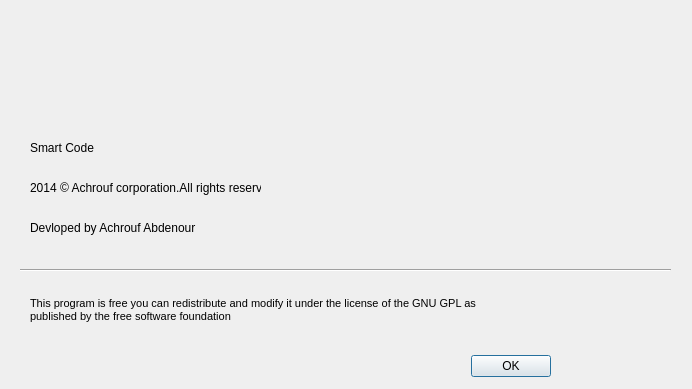
<?xml version="1.0" encoding="UTF-8"?>
<ui version="4.0">
 <class>About</class>
 <widget class="QDialog" name="About">
  <property name="geometry">
   <rect>
    <x>0</x>
    <y>0</y>
    <width>692</width>
    <height>389</height>
   </rect>
  </property>
  <property name="sizePolicy">
   <sizepolicy hsizetype="Maximum" vsizetype="Maximum">
    <horstretch>0</horstretch>
    <verstretch>0</verstretch>
   </sizepolicy>
  </property>
  <property name="maximumSize">
   <size>
    <width>692</width>
    <height>389</height>
   </size>
  </property>
  <property name="acceptDrops">
   <bool>false</bool>
  </property>
  <property name="windowTitle">
   <string>Dialog</string>
  </property>
  <property name="locale">
   <locale language="English" country="UnitedStates"/>
  </property>
  <property name="sizeGripEnabled">
   <bool>false</bool>
  </property>
  <property name="modal">
   <bool>false</bool>
  </property>
  <widget class="QDialogButtonBox" name="buttonBox">
   <property name="geometry">
    <rect>
     <x>470</x>
     <y>350</y>
     <width>81</width>
     <height>32</height>
    </rect>
   </property>
   <property name="orientation">
    <enum>Qt::Horizontal</enum>
   </property>
   <property name="standardButtons">
    <set>QDialogButtonBox::Ok</set>
   </property>
  </widget>
  <widget class="QLabel" name="label">
   <property name="geometry">
    <rect>
     <x>0</x>
     <y>-10</y>
     <width>691</width>
     <height>141</height>
    </rect>
   </property>
   <property name="text">
    <string/>
   </property>
   <property name="pixmap">
    <pixmap resource="../core/resource.qrc">:/images/intro.png</pixmap>
   </property>
  </widget>
  <widget class="QLabel" name="label_2">
   <property name="geometry">
    <rect>
     <x>30</x>
     <y>140</y>
     <width>181</width>
     <height>16</height>
    </rect>
   </property>
   <property name="text">
    <string>Smart Code </string>
   </property>
  </widget>
  <widget class="QLabel" name="label_3">
   <property name="geometry">
    <rect>
     <x>30</x>
     <y>180</y>
     <width>231</width>
     <height>16</height>
    </rect>
   </property>
   <property name="text">
    <string>2014 © Achrouf corporation.All rights reserved</string>
   </property>
  </widget>
  <widget class="QLabel" name="label_4">
   <property name="geometry">
    <rect>
     <x>30</x>
     <y>220</y>
     <width>221</width>
     <height>16</height>
    </rect>
   </property>
   <property name="text">
    <string>Devloped by Achrouf Abdenour</string>
   </property>
  </widget>
  <widget class="QLabel" name="label_5">
   <property name="geometry">
    <rect>
     <x>30</x>
     <y>280</y>
     <width>481</width>
     <height>61</height>
    </rect>
   </property>
   <property name="text">
    <string>&lt;!DOCTYPE HTML PUBLIC &quot;-//W3C//DTD HTML 4.0//EN&quot; &quot;http://www.w3.org/TR/REC-html40/strict.dtd&quot;&gt;
&lt;html&gt;&lt;head&gt;&lt;meta name=&quot;qrichtext&quot; content=&quot;1&quot; /&gt;&lt;style type=&quot;text/css&quot;&gt;
p, li { white-space: pre-wrap; }
&lt;/style&gt;&lt;/head&gt;&lt;body style=&quot; font-family:'MS Shell Dlg 2'; font-size:8.25pt; font-weight:400; font-style:normal;&quot;&gt;
&lt;p style=&quot; margin-top:0px; margin-bottom:0px; margin-left:0px; margin-right:0px; -qt-block-indent:0; text-indent:0px;&quot;&gt;&lt;span style=&quot; font-size:8pt;&quot;&gt;This program is free you can redistribute and modify it under the license of the GNU GPL as published by the free software foundation&lt;/span&gt;&lt;/p&gt;&lt;/body&gt;&lt;/html&gt;</string>
   </property>
   <property name="wordWrap">
    <bool>true</bool>
   </property>
   <property name="openExternalLinks">
    <bool>false</bool>
   </property>
  </widget>
  <widget class="Line" name="line">
   <property name="geometry">
    <rect>
     <x>20</x>
     <y>260</y>
     <width>651</width>
     <height>20</height>
    </rect>
   </property>
   <property name="orientation">
    <enum>Qt::Horizontal</enum>
   </property>
  </widget>
 </widget>
 <resources>
  <include location="../core/resource.qrc"/>
 </resources>
 <connections>
  <connection>
   <sender>buttonBox</sender>
   <signal>accepted()</signal>
   <receiver>About</receiver>
   <slot>accept()</slot>
   <hints>
    <hint type="sourcelabel">
     <x>248</x>
     <y>254</y>
    </hint>
    <hint type="destinationlabel">
     <x>157</x>
     <y>274</y>
    </hint>
   </hints>
  </connection>
  <connection>
   <sender>buttonBox</sender>
   <signal>rejected()</signal>
   <receiver>About</receiver>
   <slot>reject()</slot>
   <hints>
    <hint type="sourcelabel">
     <x>316</x>
     <y>260</y>
    </hint>
    <hint type="destinationlabel">
     <x>286</x>
     <y>274</y>
    </hint>
   </hints>
  </connection>
 </connections>
</ui>
